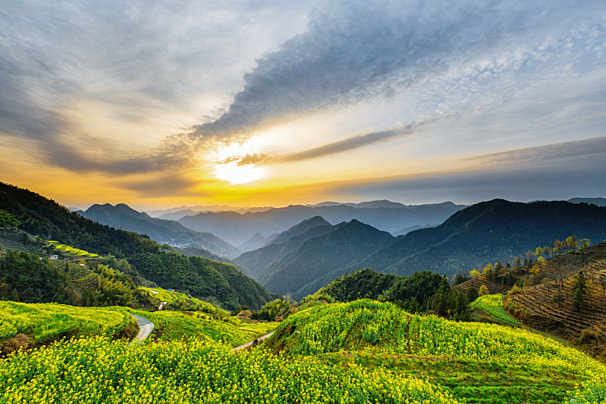
#> input picture Pic_AI.jpg, 606 x 404 px, found by its file name
$ jupyter execute Week4_63011212019.ipynb
#> lines starting #> are read from the running program, lines starting #| are printed output that depends on the picture
[cell 1]
import numpy as np
import random

def eudist(x,y):
  return np.sqrt((x-y)**2)

x = [7,25,35,75,74,65,34,23,95,11,14,23,52,67,41,33,14]
k = 2

k1 = 20
k2 = 40

p = 0
while(1):
  p+=1
  l1 = [ ]
  l2 = [ ]
  for v in x:
    dist1 = eudist(k1,v)
    dist2 = eudist(k2,v)
    if(dist1 <= dist2):#ถ้า dist1 น้อยกว่า dist2
      l1.append(v)#เพิ่มข้อมูลลงในตัวแปร List l1
    else:
      l2.append(v)#เพิ่มข้อมูลลงในตัวแปร List l2
  m1 = np.mean(l1)#หาค่าเฉลี่ย l1
  m2 = np.mean(l2)#หาค่าเฉลี่ย l2

  if(m1 == k1 and m2 == k2):
    break
  else:
    k1 = m1
    k2 = m2
    print("K1 = ",k1)
    print("K2 = ",k2)
    print("Round: "+str(p))
    print(l1)
    print(l2)
    print("-----------------------------------------------------")

[cell 2]
import numpy as np
from sklearn.datasets import make_blobs
from matplotlib import pyplot as plt

def dist(x,y):
  return np.sqrt(np.sum((np.array(x) - np.array(y)) ** 2))

data = make_blobs(n_samples = 1000, n_features = 2, centers = 4, cluster_std = 3, random_state = 100)

k = 2
k1 = [-1, 25]
k2 = [-7, 1]
p = 0
e = 0.02

while(1):
  p += 1
  l1 = [ ]
  l2 = [ ]
  for v in data[0]:
    d1 = dist(k1, v)
    d2 = dist(k2, v)
    if(d1 <= d2):
      l1.append(v)
    else:
      l2.append(v)
  m1 = np.mean(np.array(l1), axis = 0)
  m2 = np.mean(np.array(l2), axis = 0)
  if dist(m1, k1) < e and dist(m2, k2) < e :
    break
  else:
    k1 = m1
    k2 = m2
    print("K1 = ",k1)
    print("K2 = ",k2)
    print("Round : "+str(p))
    print(l1)
    print(l2)
    plt.scatter(np.array(l1)[:,0],np.array(l1)[:,1], marker = "*", s = 10, c = 'red')
    plt.scatter(np.array(l2)[:,0],np.array(l2)[:,1], marker = "*", s = 10, c = 'blue')
    plt.show()
#> this loop made 7 passes
#> pass 1, `plt.show()`:
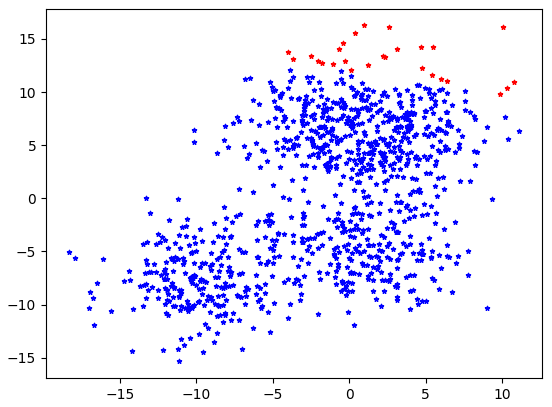
#> figure drawn by matplotlib, 1 panel
#> pass 2, `plt.show()`:
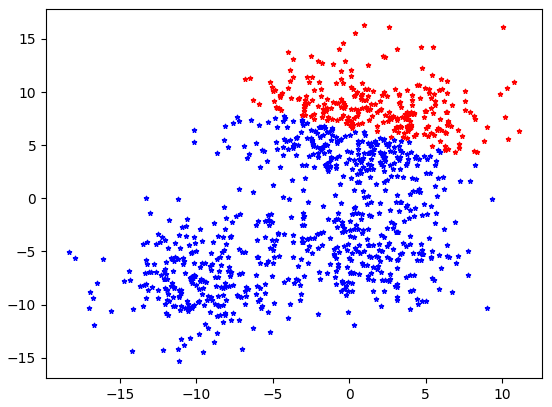
#> figure drawn by matplotlib, 1 panel

[cell 3]
import cv2
from google.colab.patches import cv2_imshow
from sklearn.cluster import KMeans

img = cv2.imread('/content/drive/MyDrive/AI/Pic_AI.jpg',0)
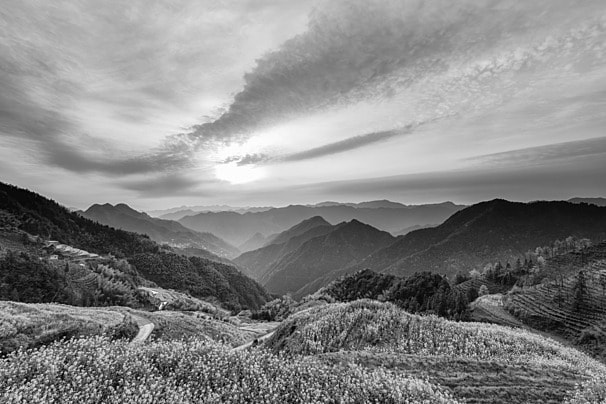
#> img: shape (404, 606); min 0, max 255, mean 133.7

row, col  = img.shape
#> row = 404; col = 606
dat = img.reshape(1, row*col)
Kmean = KMeans(n_clusters = 4)
output = Kmean.fit(dat[0].reshape(-1,1))
coler = [[227, 63, 28], [61, 227, 28], [227, 224, 28],[137, 28, 227],[28, 212, 227],[255, 0, 0 ]]
output_img = np.zeros((row,col,3), dtype = np.uint8)
k = 0
for i in range (row):
  for j in range(col):
    output_img[i,j] = coler[int(output.labels_[k])]
    k += 1
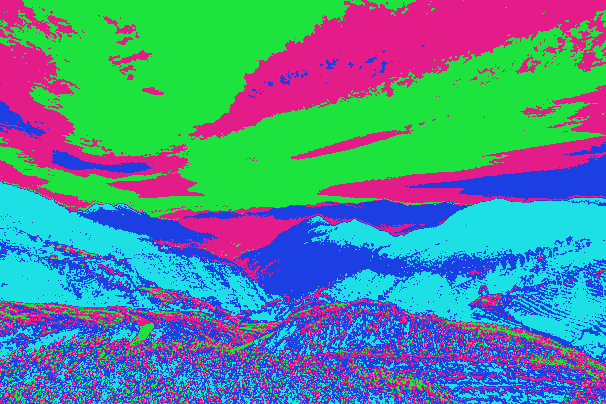
#> output_img: shape (404, 606, 3); mean of channels 0, 1, 2 148.8, 136.5, 82.2; drawn as B, G, R
#> after the loop, k = 244824
cv2_imshow(output_img)

[cell 4]
import cv2
from google.colab.patches import cv2_imshow
from sklearn.cluster import KMeans

img = cv2.imread('/content/drive/MyDrive/AI/Pic_AI.jpg',1)
#> img is the input picture: shape (404, 606, 3); mean B, G, R 107.6, 140.2, 131

row, col , d = img.shape
#> d = 3
dat = img.reshape(1, row*col,d)
Kmean = KMeans(n_clusters = 4)
output = Kmean.fit(dat[0])
coler = [[227, 63, 28], [61, 227, 28], [227, 224, 28],[137, 28, 227],[28, 212, 227],[255, 255, 255]]
output_img = np.zeros((row,col,3), dtype = np.uint8)
k = 0
for i in range (row):
  for j in range(col):
    output_img[i,j] = coler[int(output.labels_[k])]
    k += 1
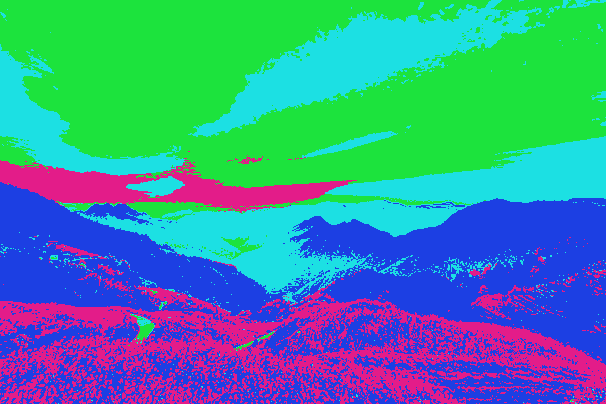
#> output_img: shape (404, 606, 3); mean of channels 0, 1, 2 155.7, 144.7, 60.9; drawn as B, G, R
#> after the loop, k = 244824
cv2_imshow(output_img)

$ run again, with cat.jpg copied over Pic_AI.jpg
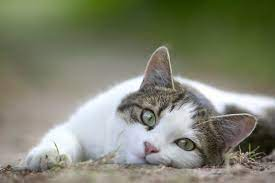
#> input picture cat.jpg, 275 x 183 px, found by its file name
#> after the loop `for i in range (row):`:
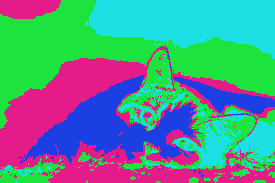
#> output_img: shape (183, 275, 3); mean of channels 0, 1, 2 143.4, 145.2, 85.1; drawn as B, G, R
#> after the loop `for i in range (row):`: k = 50325
#> img is the input picture: shape (183, 275, 3); mean B, G, R 111.8, 130.9, 127.9
#> after the loop `for i in range (row):`:
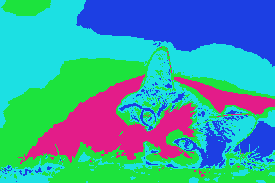
#> output_img: shape (183, 275, 3); mean of channels 0, 1, 2 165.7, 159.4, 58; drawn as B, G, R
